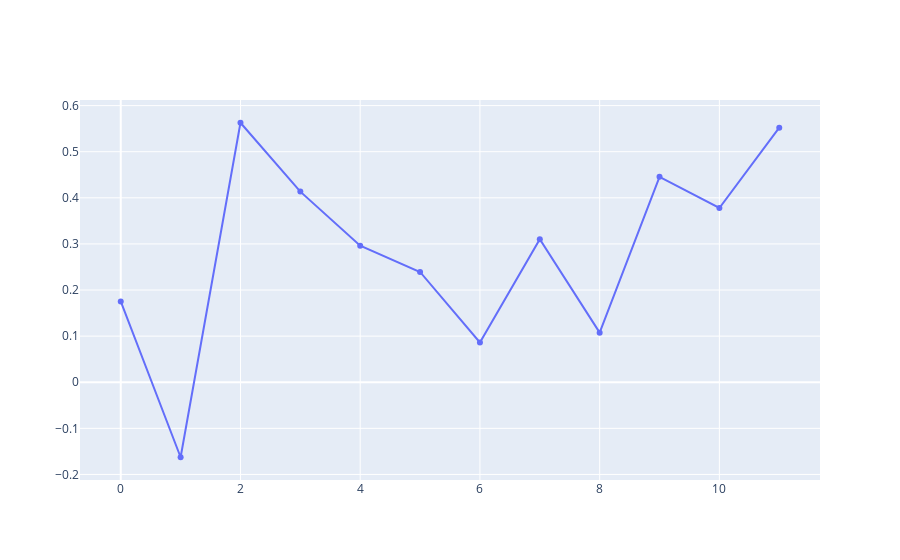

The cell this chart's notebook holds for it:
### Code cell
# test with Plotly
fig = go.Figure()

fig.add_trace(go.Scatter(x=df_median_per_class.index, y=df_median_per_class['lower margin'],
                    mode='lines+markers',
                    name='lines+markers'))
fig.show()

### Figure 1 — Plotly figure (JSON) as saved in the notebook; plotly's stock layout.template omitted (floating-point values rounded to 4 significant figures)
{"data": [{"mode": "lines+markers", "name": "lines+markers", "type": "scatter", "x": [0, 1, 2, 3, 4, 5, 6, 7, 8, 9, 10, 11], "y": [0.1752, -0.1627, 0.5628, 0.4134, 0.2961, 0.2392, 0.08626, 0.3103, 0.1076, 0.4455, 0.3779, 0.5521]}], "layout": {}}
